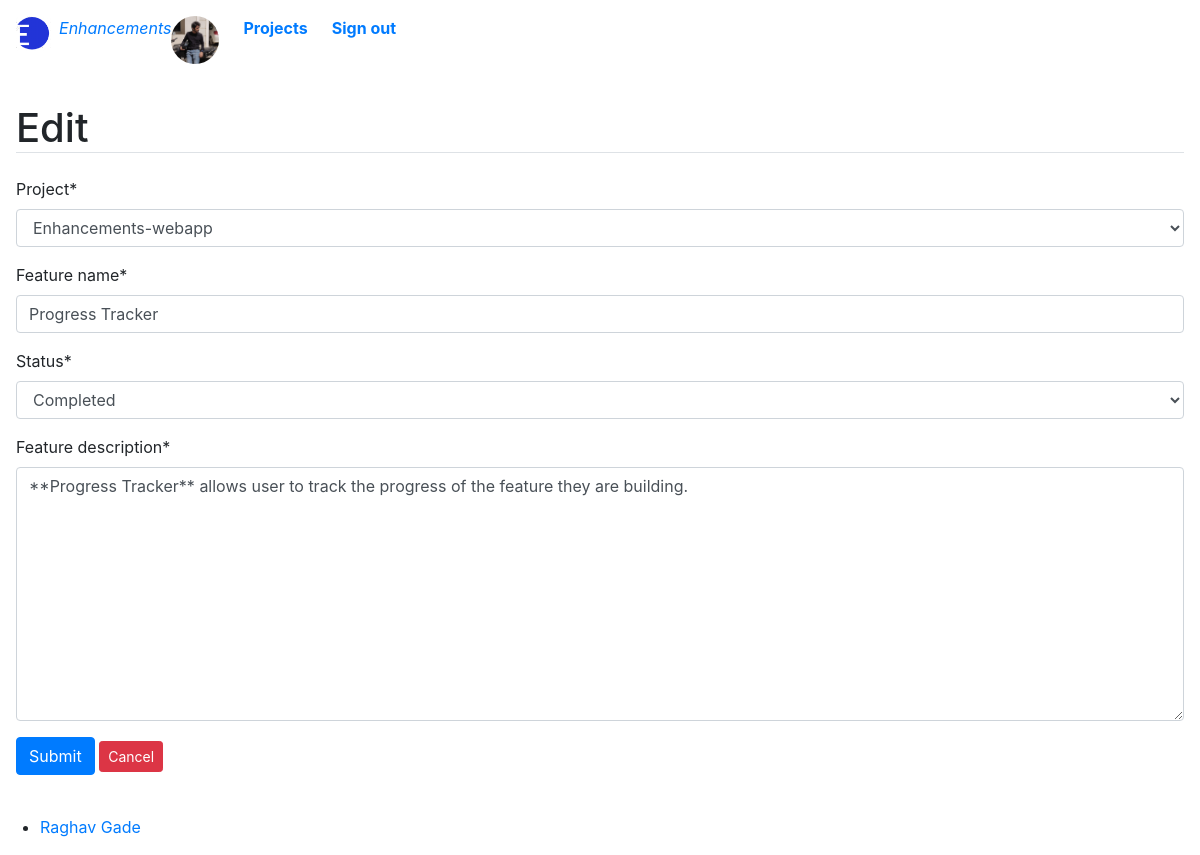
Screenshot of /featureedit/4 (signed in) with the database file from the repository.
### base/models.py (models this page shows, shortened)
class Feature(models.Model):
    STATUS = (
        ('Working','Working'),
        ('Discarded','Discarded'),
        ('Completed','Completed'),
    )
    feature_id = models.ForeignKey(Project,null=False,on_delete=models.CASCADE)
    tracking_id = HashidAutoField(min_length=8,primary_key=True,alphabet="0123456789abcdefghijklmnopqrstuvwxyz",salt="Sakura says but she doesn't mean it bolte")
    feature_name = models.CharField(max_length=50,null=False,default='New Feature')
    feature_description = MDTextField()
    date_created = models.DateTimeField(auto_now_add=True)
    updated_at = models.DateTimeField(auto_now=True)
    status = models.CharField(max_length=20,null=False,choices=STATUS,default="Queued")

### base/views.py (the view)
# urls.py: path('featureedit/<str:tracking_id>', views.featureedit, name="featureedit"),
@login_required(login_url='signin')
def featureedit(request,tracking_id):
    feature = Feature.objects.get(tracking_id=tracking_id)
    form = FeatureForm(instance=feature)
    if request.method == 'POST':
        form = FeatureForm(request.POST, request.FILES, instance=feature)
        if form.is_valid():
            form.save()
            messages.info(request, 'Updated.')
            return redirect('features')
    context = {
        'form' : form,
        'feature': feature
        }
    return render(request,'base/featureedit.html', context)

### base/forms.py
class FeatureForm(ModelForm):
    class Meta:
        model = Feature
        fields = ['feature_id','feature_name','status', 'feature_description']
        labels = {
            'feature_id': _('Project'),
        }
        widgets ={
            'feature_name' : TextInput(
                attrs={'placeholder':'Feature name'}),
            'project_description' : Textarea(
                attrs={'placeholder': 'Add feature description'}
            )
            }

### base/models.py (called while the page is built)
    def __str__(self):
        return str(self.project_title)

### base/templates/base/featureedit.html (shortened to what this page needs)
{% extends 'base/main.html'%}
{% load static %}
{% block content%}
{% load crispy_forms_tags%}
<main class="container-lg px-3 pb-4">
    <h1 class="border-bottom h1 my-3 my-lg-4">Edit</h1>
        <form action="" autocomplete="off" method="POST">
            {{ form|crispy }}
            <button type="submit" class="btn btn-primary">Submit</button>
            <a class="btn btn-sm btn-danger "  href="{% url 'specificfeature' feature.tracking_id %}">Cancel</a>
        </form>
</main>
{% endblock%}

### rows the page displays
Feature: feature_id "Enhancements-webapp", feature_name "Progress Tracker", status "Completed", feature_description "**Progress Tracker** allows user to track the progress of the feature they are building."
